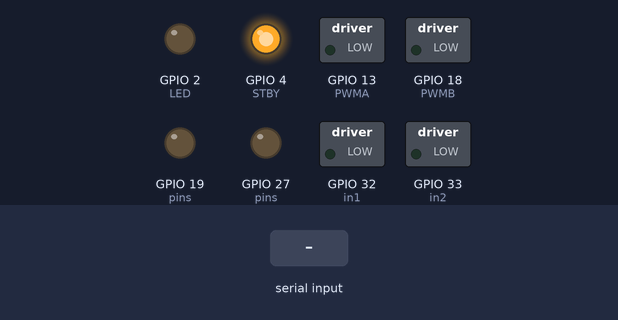
The sketch below on a simulated ESP32. Parts: switched loads named in the sketch (green lamp = pin HIGH), output pins drawn as LEDs (lit = HIGH). The test bench sets the inputs (shaded band). What the sketch prints to the serial monitor is not drawn.

Above: at 1.5 s.
1.6 s: "lf\n" received over Serial
At 2.8 s:
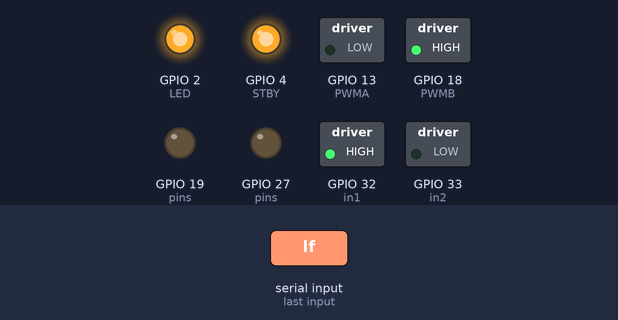
3.1 s: "lb\n" received over Serial
At 5.1 s:
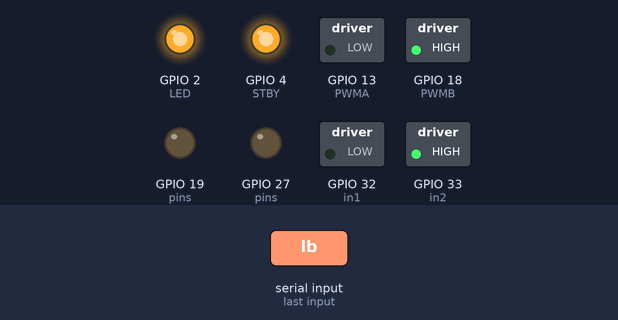
6.1 s: "rf\n" received over Serial
At 8.6 s:
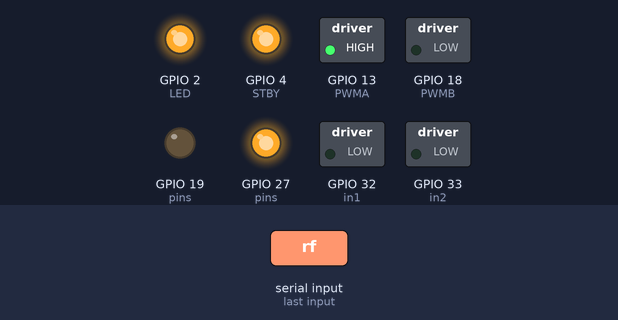
9.1 s: "rb\n" received over Serial
At 10.9 s:
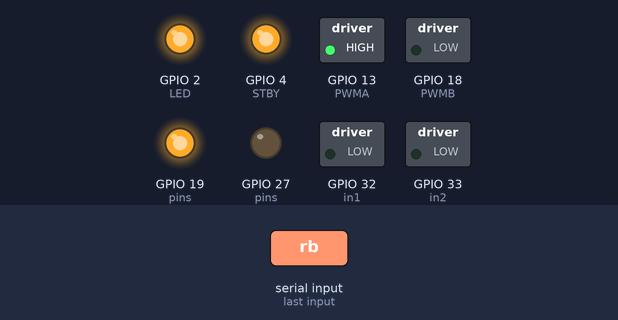
Timing chart, 0 to 15.1 s (numbered marks = the images above; inputs shaded):
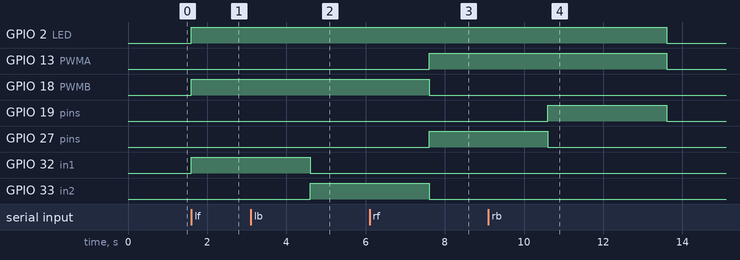

Measured:
- after the input at 1.6 s, GPIO 2 (LED), GPIO 18 (PWMB), GPIO 32 (in1): LOW → HIGH at once
- after the input at 3.1 s, GPIO 2 (LED), GPIO 18 (PWMB): stays HIGH (without the input it goes to LOW after 1.5 s); GPIO 33 (in2): LOW → HIGH after 1.5 s
- after the input at 6.1 s, GPIO 2 (LED): stays HIGH (without the input it goes to LOW after 1.5 s); GPIO 13 (PWMA), GPIO 27 (pins): LOW → HIGH after 1.5 s
- after the input at 9.1 s, GPIO 2 (LED), GPIO 13 (PWMA): HIGH → LOW after 4.5 s instead of 1.5 s; GPIO 19 (pins): LOW → HIGH after 1.5 s, → LOW 3.0 s later

The sketch:

motor_step.ino
```cpp
// Motor step - ESP32 DevKit + TB6612, same pins as rc_car
// Moves ONE wheel for 3 s per serial command (115200), so you can watch each wheel on its own.
//   lf / lb  = left forward / backward      rf / rb  = right forward / backward
// Lift the car and turn the battery switch on first.

const int PWMA = 13, AIN1 = 27, AIN2 = 19;   // right side (A01/A02)
const int PWMB = 18, BIN1 = 32, BIN2 = 33;   // left side  (B01/B02)
const int STBY = 4, LED = 2;

void side(int pwm, int in1, int in2, int dir) {
  digitalWrite(in1, dir > 0 ? HIGH : LOW);
  digitalWrite(in2, dir < 0 ? HIGH : LOW);
  ledcWrite(pwm, dir ? 255 : 0);   // full power: a stiff motor or weak contact may not start lower
}

void setup() {
  int pins[] = {STBY, AIN1, AIN2, BIN1, BIN2, LED};
  for (int p : pins) { pinMode(p, OUTPUT); digitalWrite(p, LOW); }
  ledcAttach(PWMA, 20000, 8); ledcWrite(PWMA, 0);
  ledcAttach(PWMB, 20000, 8); ledcWrite(PWMB, 0);
  Serial.begin(115200);
  delay(300);
  digitalWrite(STBY, HIGH);
  Serial.println("\nmotor_step ready: lf lb rf rb");
}

void loop() {
  if (!Serial.available()) return;
  String c = Serial.readStringUntil('\n');
  c.trim();
  int pwm, in1, in2, dir;
  if      (c == "lf") { pwm = PWMB; in1 = BIN1; in2 = BIN2; dir = 1; }
  else if (c == "lb") { pwm = PWMB; in1 = BIN1; in2 = BIN2; dir = -1; }
  else if (c == "rf") { pwm = PWMA; in1 = AIN1; in2 = AIN2; dir = 1; }
  else if (c == "rb") { pwm = PWMA; in1 = AIN1; in2 = AIN2; dir = -1; }
  else return;
  Serial.printf("%s running 3 s...", c.c_str());
  digitalWrite(LED, HIGH);
  side(pwm, in1, in2, dir);
  delay(3000);
  side(pwm, in1, in2, 0);
  digitalWrite(LED, LOW);
  Serial.println(" stopped");
}
```
